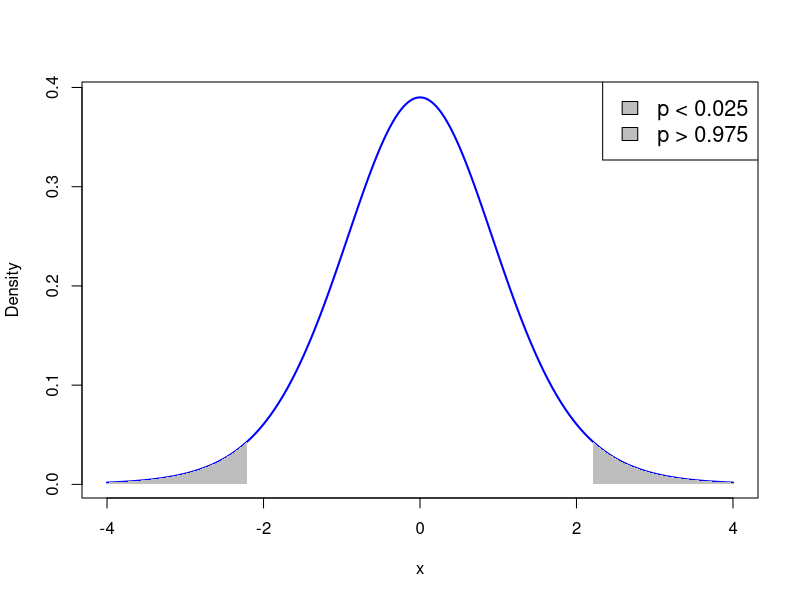
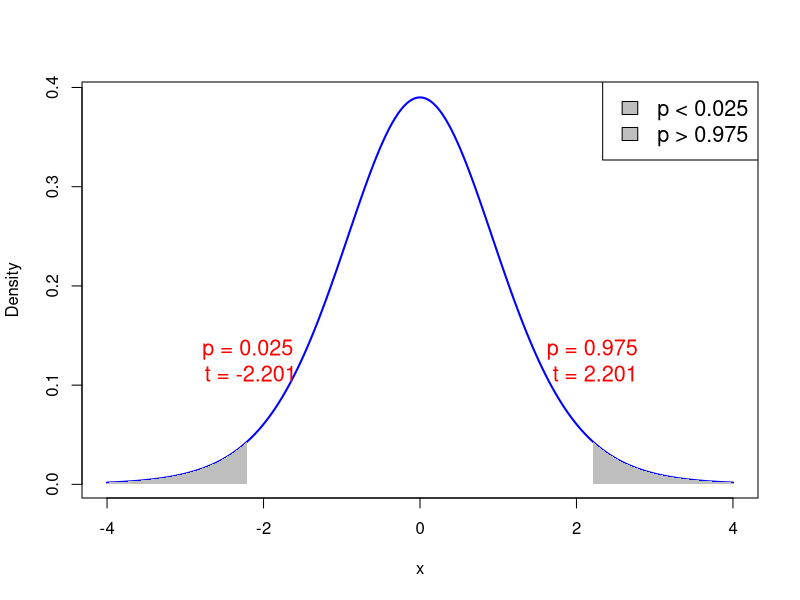
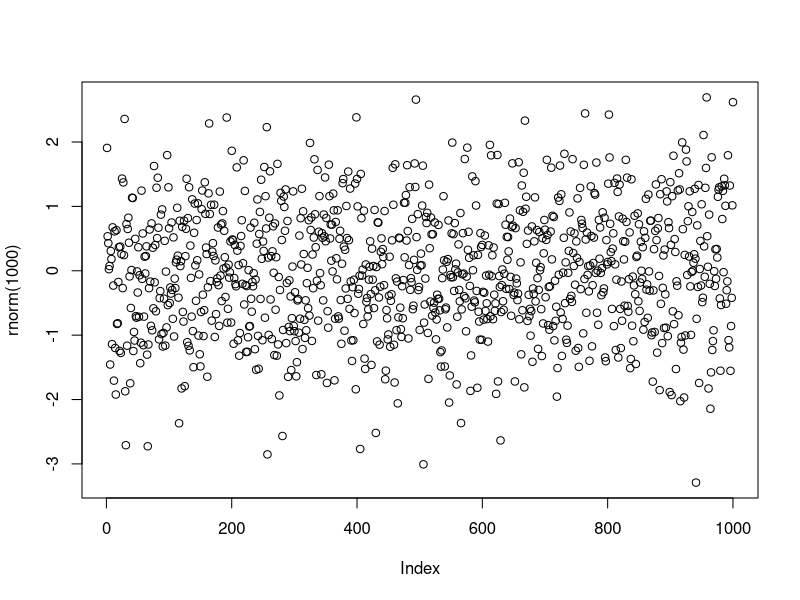
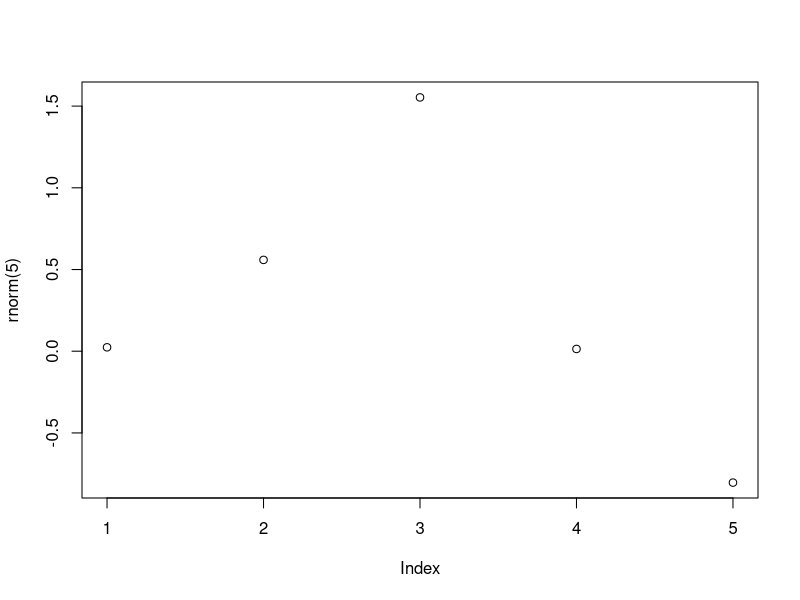
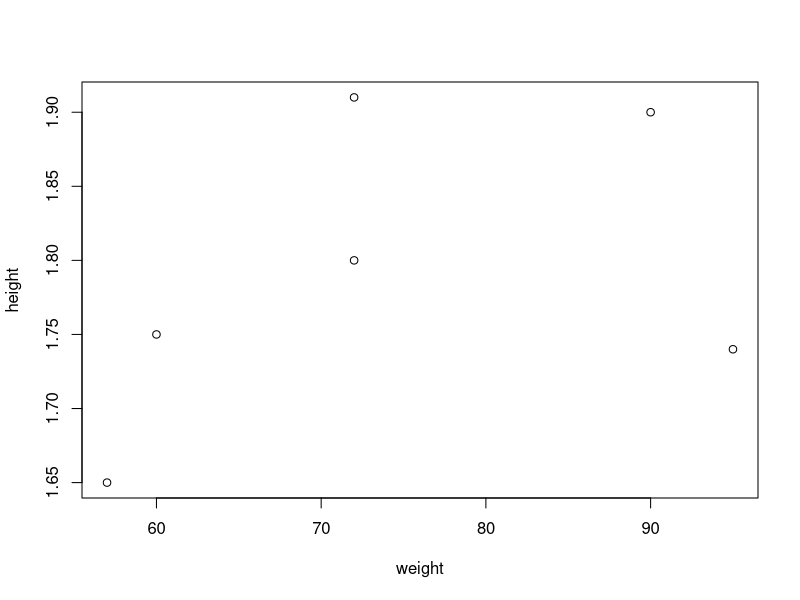
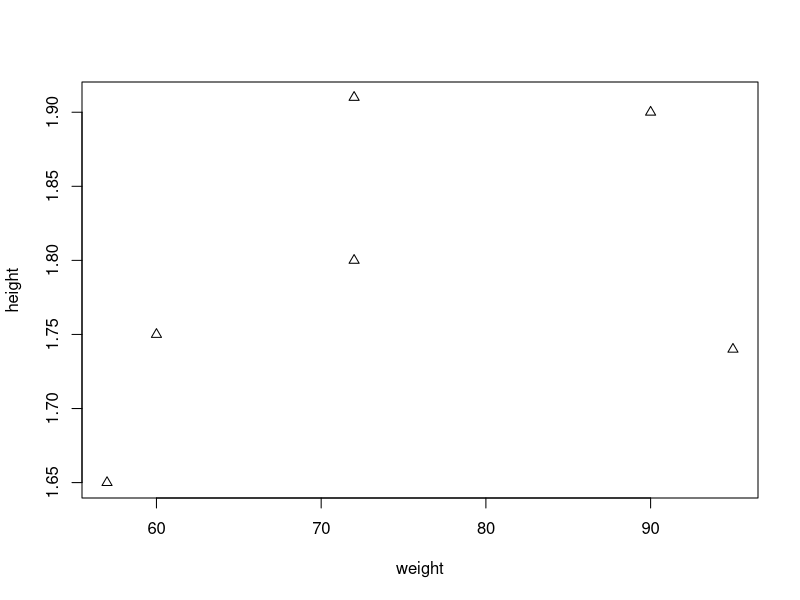
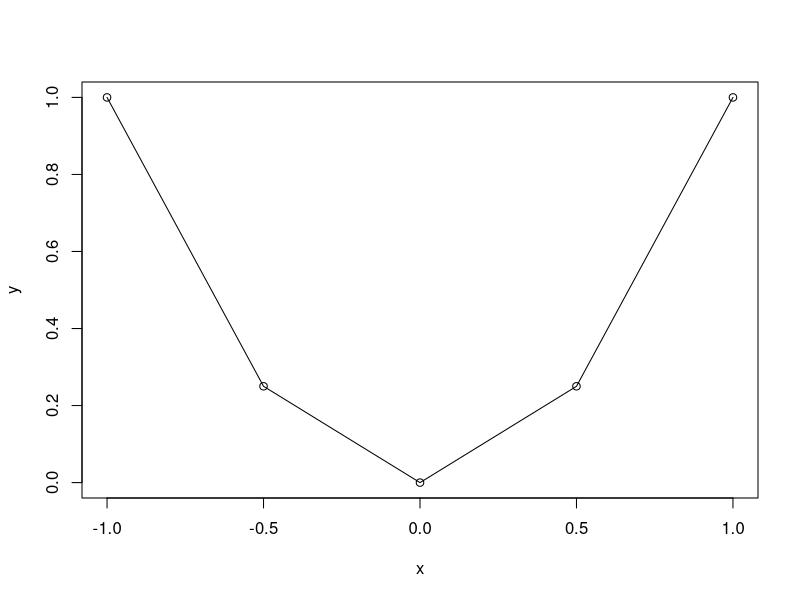
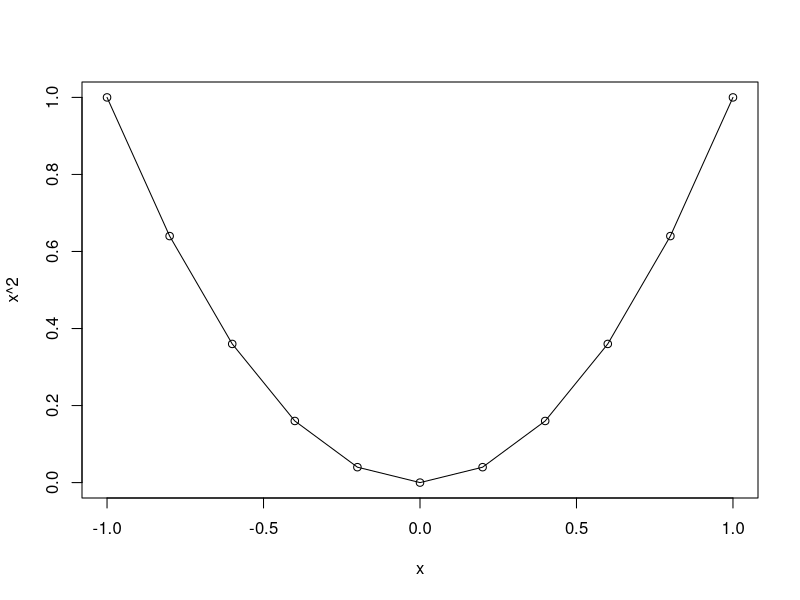

Recreate these plots in R, in order.
## ---- chunk 1
# Degrees of freedom
df <- 11

# Values for x-axis
x <- seq(-4, 4, length.out = 1000)

# Calculate PDF of t-distribution
pdf <- dt(x, df)

# Plot PDF
plot(x, pdf, type = "l", col = "blue", lwd = 2, xlab = "x", ylab = "Density")

# Shade area where p-value < 0.025
x_fill_left <- x[x <= qt(0.025, df)]
y_fill_left <- pdf[x <= qt(0.025, df)]
polygon(c(x_fill_left, rev(x_fill_left)), c(y_fill_left, rep(0, length(y_fill_left))), col = "gray", border = NA)

# Shade area where p-value > 0.975
x_fill_right <- x[x >= qt(0.975, df)]
y_fill_right <- pdf[x >= qt(0.975, df)]
polygon(c(x_fill_right, rev(x_fill_right)), c(y_fill_right, rep(0, length(y_fill_right))), col = "gray", border = NA)

# Add legend
legend("topright", legend = c("p < 0.025", "p > 0.975"), fill = "gray", cex = 1.3)


## ---- chunk 2
# Degrees of freedom
df <- 11

# Values for x-axis
x <- seq(-4, 4, length.out = 1000)

# Calculate PDF of t-distribution
pdf <- dt(x, df)

# Plot PDF
plot(x, pdf, type = "l", col = "blue", lwd = 2, xlab = "x", ylab = "Density")

# Shade area where p-value < 0.025
x_fill_left <- x[x <= qt(0.025, df)]
y_fill_left <- pdf[x <= qt(0.025, df)]
polygon(c(x_fill_left, rev(x_fill_left)), c(y_fill_left, rep(0, length(y_fill_left))), col = "gray", border = NA)

# Shade area where p-value > 0.975
x_fill_right <- x[x >= qt(0.975, df)]
y_fill_right <- pdf[x >= qt(0.975, df)]
polygon(c(x_fill_right, rev(x_fill_right)), c(y_fill_right, rep(0, length(y_fill_right))), col = "gray", border = NA)

# Add annotations for p value = 0.025 on both sides
text(qt(0.025, df), dt(qt(0.025, df), df) + 0.05, paste("p = 0.025\n t =", round(qt(0.025, df), 4)), pos = 3, col = "red", cex = 1.3, adj = c(8.5, 4.5))
text(qt(0.975, df), dt(qt(0.975, df), df) + 0.05, paste("p = 0.975\n t =", round(qt(0.975, df), 4)), pos = 3, col = "red", cex = 1.3, adj = c(5.5, 4.5))

# Add legend
legend("topright", legend = c("p < 0.025", "p > 0.975"), fill = "gray", cex = 1.3)


## ---- chunk 3
#| echo: true
plot(rnorm(1000))
## ---- chunk 4
#| echo: true

2 + 2
2 * 3 - 1 + 2 ^ 7
exp(-10)
log(2)
pi
sin(pi/2)

## ---- chunk 5
#| echo: true

# This is a comment in R
# Comments are ignored by R

1 + 1   # This works out the result of one plus one!
## ---- chunk 6
#| echo: true
rnorm(5)
## ---- chunk 7
#| echo: true
#| output-location: slide
plot(rnorm(5))
## ---- chunk 8
#| echo: true
x <- 2
x
## ---- chunk 9
#| echo: true
x <- 2
x + x
x
## ---- chunk 10
x <- 2
print(x)
## ---- chunk 11
#| echo: true
sentence <- "Stats is great!"
print(sentence)
## ---- chunk 12
#| echo: true
sentence <- "Stats is great!"
cat(sentence)
## ---- chunk 13
#| echo: true

# Store the result of 2 + 2 in variable two.plus.two

two.plus.two <- 2 + 2

# We want to print to screen the following message:
# "The result of 2 + 2 is two.plus.two"

cat("The result of 2 + 2 is", two.plus.two)
## ---- chunk 14
# This codes sums two numbers and prints result on screen
x <- 1
y <- 2

result <- x + y

# Print the result on screen
cat("Code run successfully!")
cat("The sum of", x , "and", y, "is", result)
## ---- chunk 15
rm(list = ls())
## ---- chunk 16
#| echo: true

# Create 3 variables x, y, z
x <- 2
y <- "Dog"
z <- pi

# Workspace contains variables x, y, z
# This can be displayed by using ls()
ls()
## ---- chunk 17
#| echo: true

# Create 3 variables x, y, z
x <- 2
y <- "Dog"
z <- pi

# Remove x from workspace
rm(x)

# Now the workspace contains only y and z
ls( )
## ---- chunk 18
#| echo: true

# Create 3 variables x, y, z
x <- 2
y <- "Dog"
z <- pi

# Remove all variables from workspace
rm(list = ls())

# Let us check that the workspace is empty
ls( )
## ---- chunk 19
#| echo: true

# Constuct a vector and store it in variable "vector"
vector <- c(60, 72, 57, 90, 95, 72)

# Print vector
print(vector)
## ---- chunk 20
#| echo: true

# Constuct two vectors of radius and height of 6 cylinders
radius <- c(6, 7, 5, 9, 9, 7)
height <- c(1.7, 1.8, 1.6, 2, 1, 1.9)

# Compute the volume of each cylinder and store it in "volume"
volume <- pi * radius^2 * height

# Print volume
print(volume)
## ---- chunk 21
#| echo: true

a <- c(1, 2, 3, 4, 5, 6, 7)
b <- c(0, 1)

a + b
## ---- chunk 22
#| echo: true

vector <- c(1, 2, 3, 4, 5, 6)
scalar <- 2

# Multiplication of vector by a scalar
vector * scalar

# Summing a scalar to each component of a vector
vector + scalar
## ---- chunk 23
x <- c(1, 2, 3, 4, 5)

sum <- sum(x)
length <- length(x)

cat("Here is the vector x: (", x, ")")
cat("The components of vector x sum to", sum)
cat("The length of vector x is", length)
## ---- chunk 24
# First store the wage data into a vector
x <- c(36, 40, 46, 54, 57, 58, 59, 60, 62, 63)

# Let us compute the mean by using formula
xbar = sum(x) / length(x)

# Compute the mean by using built in R function
xbar_check = mean(x)

# We now print both results to screen
cat("Sample mean computed with formula is", xbar)
cat("Sample mean computed by R is", xbar_check)
cat("They coincide!")
## ---- chunk 25
# Again, store the wage data into a vector
x <- c(36, 40, 46, 54, 57, 58, 59, 60, 62, 63)

# Compute the sample variance using formula
xbar = mean(x)
n = length(x)
s2 = sum( (x - xbar)^2 ) / (n - 1) 

# Compute the sample variance using built in R function
s2_check = sd(x)^2

# We now print both results to screen
cat("Sample variance computed with formula is", s2)
cat("Sample variance computed by R is", s2_check)
cat("They coincide!")
## ---- chunk 26
# Enter CCI data using c()
score_2007 <- c(86, 86, 88, 90, 99, 97, 97, 96, 99, 97, 90, 90)
score_2009 <- c(24, 22, 21, 21, 19, 18, 17, 18, 21, 23, 22, 21)

# Compute vector of differences in CCI
difference <- score_2007 - score_2009

# Perform t-test with null hypothesis mu0 = 0
t.test(difference, mu = 0)
## ---- chunk 27
# Enter CCI data using c()
score_2007 <- c(86, 86, 88, 90, 99, 97, 97, 96, 99, 97, 90, 90)
score_2009 <- c(24, 22, 21, 21, 19, 18, 17, 18, 21, 23, 22, 21)
difference <- score_2007 - score_2009

# Store output of t-test
t_test_result <- t.test(difference, mu = 0)

# Capture output from print
output <- capture.output(print(t_test_result))

# Print only one line of the output
cat(output[2])
## ---- chunk 28
# Enter CCI data using c()
score_2007 <- c(86, 86, 88, 90, 99, 97, 97, 96, 99, 97, 90, 90)
score_2009 <- c(24, 22, 21, 21, 19, 18, 17, 18, 21, 23, 22, 21)
difference <- score_2007 - score_2009

# Store output of t-test
t_test_result <- t.test(difference, mu = 0)

# Capture output from print
output <- capture.output(print(t_test_result))

# Print only one line of the output
cat(output[4])
## ---- chunk 29
# Enter CCI data using c()
score_2007 <- c(86, 86, 88, 90, 99, 97, 97, 96, 99, 97, 90, 90)
score_2009 <- c(24, 22, 21, 21, 19, 18, 17, 18, 21, 23, 22, 21)
difference <- score_2007 - score_2009

# Store output of t-test
t_test_result <- t.test(difference, mu = 0)

# Capture output from print
output <- capture.output(print(t_test_result))

# Print only one line of the output
cat(output[5])
## ---- chunk 30
# Enter CCI data using c()
score_2007 <- c(86, 86, 88, 90, 99, 97, 97, 96, 99, 97, 90, 90)
score_2009 <- c(24, 22, 21, 21, 19, 18, 17, 18, 21, 23, 22, 21)
difference <- score_2007 - score_2009

# Store output of t-test
t_test_result <- t.test(difference, mu = 0)

# Capture output from print
output <- capture.output(print(t_test_result))

# Print only one line of the output
cat(output[6])
## ---- chunk 31
# Enter CCI data using c()
score_2007 <- c(86, 86, 88, 90, 99, 97, 97, 96, 99, 97, 90, 90)
score_2009 <- c(24, 22, 21, 21, 19, 18, 17, 18, 21, 23, 22, 21)
difference <- score_2007 - score_2009

# Store output of t-test
t_test_result <- t.test(difference, mu = 0)

# Capture output from print
output <- capture.output(print(t_test_result))

# Print only one line of the output
cat(output[7])
cat(output[8])
## ---- chunk 32
# Enter CCI data using c()
score_2007 <- c(86, 86, 88, 90, 99, 97, 97, 96, 99, 97, 90, 90)
score_2009 <- c(24, 22, 21, 21, 19, 18, 17, 18, 21, 23, 22, 21)
difference <- score_2007 - score_2009

# Store output of t-test
t_test_result <- t.test(difference, mu = 0)

# Capture output from print
output <- capture.output(print(t_test_result))

# Print only one line of the output
cat(output[7])
cat(output[8])
## ---- chunk 33
# Enter CCI data using c()
score_2007 <- c(86, 86, 88, 90, 99, 97, 97, 96, 99, 97, 90, 90)
score_2009 <- c(24, 22, 21, 21, 19, 18, 17, 18, 21, 23, 22, 21)
difference <- score_2007 - score_2009

# Store output of t-test
t_test_result <- t.test(difference, mu = 0)

# Capture output from print
output <- capture.output(print(t_test_result))

# Print only one line of the output
cat(output[7])
cat(output[8])
## ---- chunk 34
# Enter CCI data using c()
score_2007 <- c(86, 86, 88, 90, 99, 97, 97, 96, 99, 97, 90, 90)
score_2009 <- c(24, 22, 21, 21, 19, 18, 17, 18, 21, 23, 22, 21)
difference <- score_2007 - score_2009

# Store output of t-test
t_test_result <- t.test(difference, mu = 0)

# Capture output from print
output <- capture.output(print(t_test_result))

# Print only one line of the output
cat(output[9])
cat(output[10])
cat(output[11])
## ---- chunk 35
#| echo: true
#| output-location: slide

# Store weight and height data in 2 vectors
weight <- c(60, 72, 57, 90, 95, 72)
height <- c(1.75, 1.80, 1.65, 1.90, 1.74, 1.91)

# Plot weight against height
plot(weight, height)
## ---- chunk 36
#| echo: true
#| output-location: slide

# Store weight and height data in 2 vectors
weight <- c(60, 72, 57, 90, 95, 72)
height <- c(1.75, 1.80, 1.65, 1.90, 1.74, 1.91)

# Plot weight against height using little triangles
plot(weight, height, pch = 2)
## ---- chunk 37
#| echo: true
#| output-location: slide

# Input vector for grid of x coordinates
x <- c(-1, -0.5, 0, 0.5, 1)

# Compute the function y=x^2 on the grid
y <- x^2

# Generate scatter plot of (x,y)
plot(x, y)

# Add linear interpolation
lines(x, y)
## ---- chunk 38
#| echo: true
x <- seq(from = 2, to = 20, by = 2)
print(x)
## ---- chunk 39
x <- seq(from = 1, to = 11, by = 2)
y <- seq(1, 11, 2)

cat("Vector x is: (", x, ")")
cat("Vector y is: (", y, ")")
cat("They are the same!")
## ---- chunk 40
#| echo: true

x <- seq(from = -1, to = 1, by = 0.2)
print(x)
## ---- chunk 41
#| echo: true
#| 
# Use seq() to generate x grid
x <- seq(from = -1, to = 1, by = 0.2)

# Plot the function y=x^2
plot(x, x^2)
lines(x, x^2)
## ---- chunk 42
#| echo: true
#| output-location: slide

x <- rnorm(1000)

plot(x)
